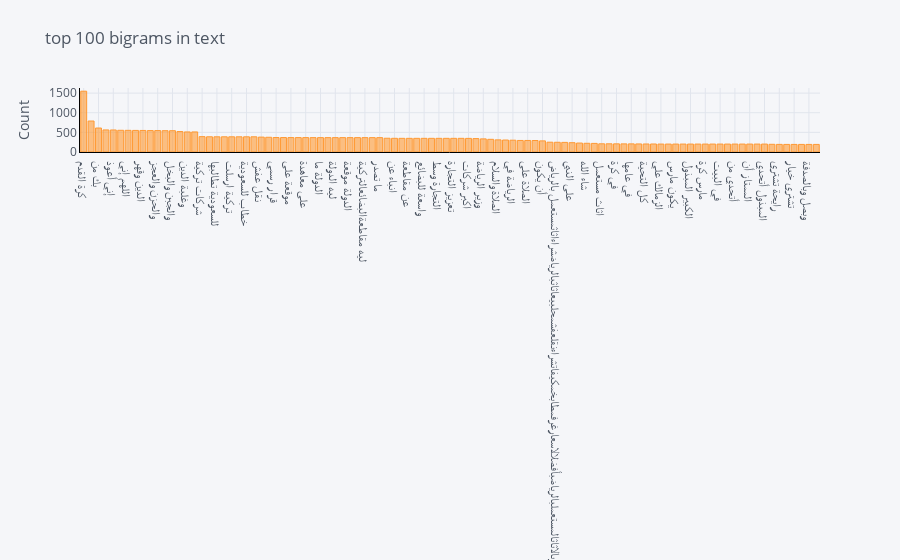

The notebook cell this image was saved under:
### Code cell
import cufflinks as cf
cf.go_offline()
cf.set_config_file(offline=False, world_readable=True)
df_bigrams.groupby('word').sum()['count'].sort_values(ascending=False).iplot(
    kind='bar', yTitle='Count', linecolor='black', title='top 100 bigrams in text')

### Figure 1 — Plotly figure (JSON) as saved in the notebook; plotly's stock layout.template omitted (floating-point values rounded to 4 significant figures)
{"data": [{"marker": {"color": "rgba(255, 153, 51, 0.6)", "line": {"color": "rgba(255, 153, 51, 1.0)", "width": 1}}, "name": "count", "orientation": "v", "text": "", "type": "bar", "x": ["كرة القدم", "وزارة الرياضة", "بك من", "أعوذ بك", "إني أعوذ", "من الهم", "اللهم إني", "الهم والحزن", "الدين وقهر", "والعجز والكسل", "والحزن والعجز", "والكسل والجبن", "والجبن والبخل", "وقهر الرجال", "وغلبة الدين", "والبخل وغلبة", "شركات تركية", "اليوم خطاب", "للسعودية تطالبها", "تطالبها بالعمل", "تركية ارسلت", "بالعمل على", "خطاب للسعودية", "ارسلت اليوم", "نقل عفش", "تصدر قرار", "قرار رسمي", "معاهدة التجارة", "موقعة على", "التجارة الدولية", "على معاهدة", "الإجابة الدولة", "الدولة ما", "يسألون ليه", "ليه الدولة", "مقاطعةالبضائعالتركية ليه", "الدولة موقعة", "خلاص الإجابة", "ليه مقاطعةالبضائعالتركية", "رسمي خلاص", "ما تصدر", "على تعزيز", "انباء عن", "مقاطعة شعبية", "عن مقاطعة", "القرآن الكريم", "واسعة للبضائع", "شعبية واسعة", "التجارة وسط", "وسط انباء", "تعزيز التجارة", "للبضائع التركية", "اكبر شركات", "تطبيق القانون", "وزير الرياضة", "وزارة التجارة", "الصلاة والسلام", "في اسقاط", "الرياضة في", "المنتجات التركية", "الصلاة على", "الاقتصاد التركي", "أن يكون", "في التمثيل", "نشترىالاثاثالمستعملبالرياضبأفضلالاسعارغرفمطابخمكيفاتشراءنقلعفشمحلبيعاثاثبالرياضشراءاثاثمستعمل بالرياض", "الله في", "على النبي", "احمد فهمي", "شاء الله", "شراء اثاث", "اثاث مستعمل", "الدوري الممتاز", "في كرة", "الحكومة السعودية", "في عامها", "من وضع", "كل التحية", "وضع جدول", "الزمالك علي", "التحية والتقدير", "يكون مارس", "القانون النفطي", "الكبير المبذول", "والتقدير للاعبي", "مارس كرة", "للاعبي الزمالك", "في البيت", "علي المجهود", "أتحدي من", "جدول الدوري", "الممتاز أن", "المجهود الكبير", "المبذول أتحدي", "رحمه الله", "رايحة تشتري", "خيار وبصل", "تشتري خيار", "مسلمة رايحة", "وبصل وبالصدفة", "وحدة مسلمة"], "y": [1549, 789, 611, 562, 561, 553, 552, 550, 549, 546, 546, 543, 543, 521, 511, 511, 391, 388, 387, 387, 387, 387, 387, 387, 379, 375, 369, 368, 367, 367, 367, 366, 366, 366, 366, 366, 366, 366, 366, 366, 366, 351, 349, 348, 348, 348, 348, 348, 348, 348, 348, 348, 347, 342, 334, 323, 309, 305, 301, 294, 294, 293, 283, 250, 248, 245, 237, 228, 222, 219, 209, 209, 208, 207, 207, 205, 204, 204, 202, 202, 202, 202, 202, 202, 202, 202, 202, 202, 202, 202, 202, 202, 202, 196, 194, 193, 193, 193, 193, 193]}], "layout": {"legend": {"bgcolor": "#F5F6F9", "font": {"color": "#4D5663"}}, "paper_bgcolor": "#F5F6F9", "plot_bgcolor": "#F5F6F9", "title": {"font": {"color": "#4D5663"}, "text": "top 100 bigrams in text"}, "xaxis": {"gridcolor": "#E1E5ED", "linecolor": "black", "showgrid": true, "tickfont": {"color": "#4D5663"}, "title": {"font": {"color": "#4D5663"}, "text": ""}, "zerolinecolor": "#E1E5ED"}, "yaxis": {"gridcolor": "#E1E5ED", "linecolor": "black", "showgrid": true, "tickfont": {"color": "#4D5663"}, "title": {"font": {"color": "#4D5663"}, "text": "Count"}, "zerolinecolor": "#E1E5ED"}}}
